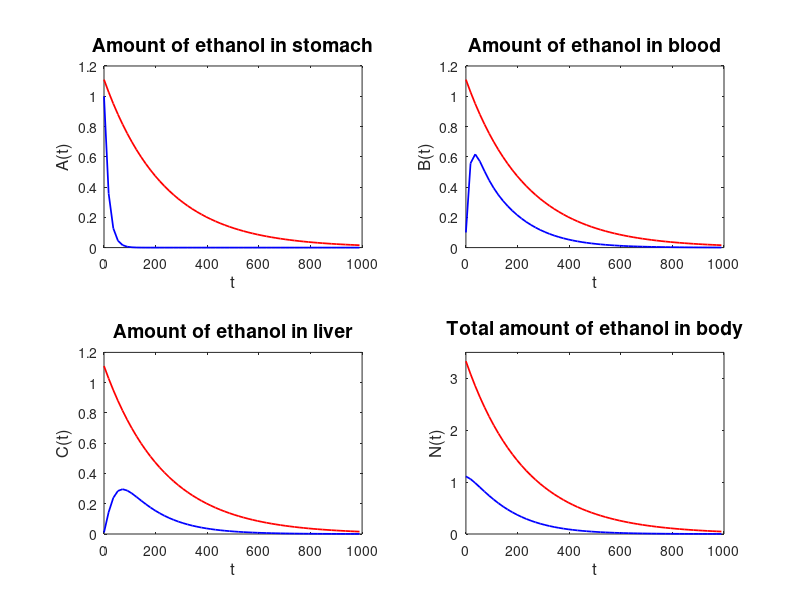

MATLAB code for this plot:
%%%%%%%%%%%%%%%%%%%%%%%%%%%%%%%%%%%%%%%%%%%%%%%%%%%%%%%%%
%                                                       %
% Algorithm 1: First NSFD Method For Ethanol Metabolism %
%                                                       %
%%%%%%%%%%%%%%%%%%%%%%%%%%%%%%%%%%%%%%%%%%%%%%%%%%%%%%%%%

% Step 0: Clearing

clear all;
close all;
clc;

% Step 1: Define All Constant Problem Parameters

a = 0.1;
b = 0.025;
c = 0.020;
d = 1;

% Step 2: Set Up Time Vector, Solution Vectors And Initial Conditions

% Step 2.1: Definition Of Time Vector

T = 1000;
h = 18;
t = 0:h:T;

% Step 2.2: Definition Of Initial Conditions And Solution Matrix X

X1        = zeros(3,length(t));
eig1      = zeros(3,length(t));
A_0       = 1.00;
B_0       = 0.10;
C_0       = 0.01;
eig1(1,1) = 1.00;
eig1(2,1) = 1.00;
eig1(3,1) = 1.00;
X1(1,1)   = A_0;
X1(2,1)   = B_0;
X1(3,1)   = C_0;

% Step 2.3: Eigenvalues and Eigenvectors of System Matrix of Super-Solution

A_Super   = [-a 0 0; a -b b; 0 b -(b+c/(d+A_0+B_0+C_0))];
[V,W]     = eig(A_Super);

% Step 3: NSFD Method For Solving The Differential Equation

% Step 3.1: Definition Of Matrix A1

A1      = zeros(3,3);
A1(1,1) = 1/(1+h*a);

% Step 3.2: Solution Loop For NSFD Scheme

for j = 1:1:(length(t)-1)
  A1(2,1)     = ((h*a)/((1+h*a)*(1+h*b)))...
                + (h^3*a*b^2)/((1+h*a)*(1+h*b)^2*(1+(h*b)/(1+h*b)+(h*c)/(d+X1(3,j))));
  A1(2,2)     = (1/(1+h*b))...
                + (h^2*b^2)/((1+h*b)^2*(1+(h*b)/(1+h*b)+(h*c)/(d+X1(3,j))));
  A1(2,3)     = (h*b)/((1+h*b)*(1+(h*b)/(1+h*b)+(h*c)/(d+X1(3,j))));
  A1(3,1)     = (h^2*a*b)/((1+h*a)*(1+h*b)*(1+(h*b)/(1+h*b)+(h*c)/(d+X1(3,j))));
  A1(3,2)     = (h*b)/((1+h*b)*(1+(h*b)/(1+h*b)+(h*c)/(d+X1(3,j))));
  A1(3,3)     = 1/(1+(h*b)/(1+h*b)+(h*c)/(d+X1(3,j)));
  eig1(:,j+1) = eig(A1);
  X1(:,j+1)   = A1*X1(:,j);
endfor

% Step 4: Plotting Of Solutions

A1_max = max(max(A1(:,2:1:end)));

figure(1)

hold on

subplot(2,2,1);
plot(t,X1(1,:),'color','blue','linewidth',1.25);
hold on
plot(t,(A_0+B_0+C_0)*exp(max(min(W))*t),'color','red','linewidth',1.25);
title('Amount of ethanol in stomach','fontsize',14);
xlabel('t','fontsize',12);
ylabel('A(t)','fontsize',12);
yticks([0 0.2 0.4 0.6 0.8 1.0 1.2]);
hold off

subplot(2,2,2);
plot(t,X1(2,:),'color','blue','linewidth',1.25);
hold on
plot(t,(A_0+B_0+C_0)*exp(max(min(W))*t),'color','red','linewidth',1.25);
title('Amount of ethanol in blood','fontsize',14);
xlabel('t','fontsize',12);
ylabel('B(t)','fontsize',12);
yticks([0 0.2 0.4 0.6 0.8 1.0 1.2]);

subplot(2,2,3);
plot(t,X1(3,:),'color','blue','linewidth',1.25);
hold on
plot(t,(A_0+B_0+C_0)*exp(max(min(W))*t),'color','red','linewidth',1.25);
title('Amount of ethanol in liver','fontsize',14);
xlabel('t','fontsize',12);
ylabel('C(t)','fontsize',12);
yticks([0 0.2 0.4 0.6 0.8 1.0 1.2]);

subplot(2,2,4);
plot(t,X1(1,:)+X1(2,:)+X1(3,:),'color','blue','linewidth',1.25);
hold on
plot(t,3*(A_0+B_0+C_0)*exp(max(min(W))*t),'color','red','linewidth',1.25);
title('Total amount of ethanol in body','fontsize',14);
xlabel('t','fontsize',12);
ylabel('N(t)','fontsize',12);
yticks([0 1 2 3]);

hold off
